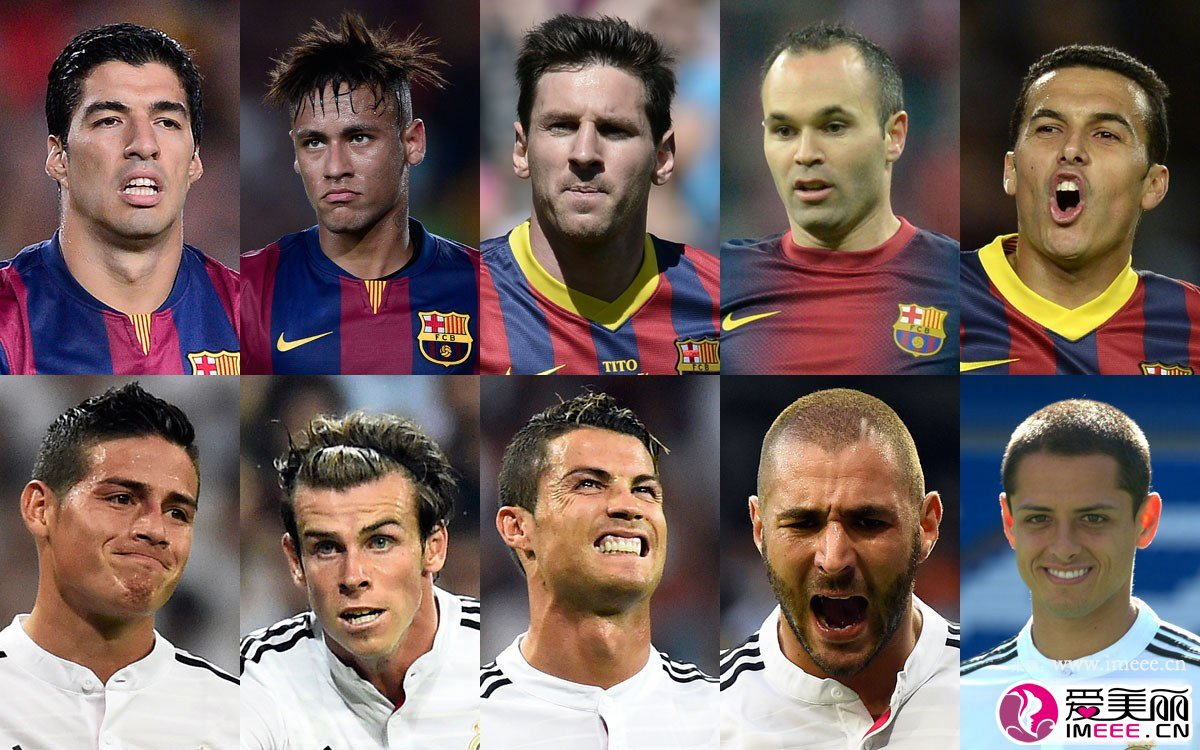
#> input picture example/example1.png, 1200 x 750 px
$ python test3.py
#> lines starting #> are read from the running program, lines starting #| are printed output that depends on the picture; after the words box and inside, x2 and y2 are one past the last pixel; in counts of white or black regions, pixels touching at a corner belong together
import cv2 as cv

src = cv.imread('../example/example1.png')
#> src is the input picture: shape (750, 1200, 3); mean B, G, R 94.5, 98.3, 116.3
cv.namedWindow('input_image', cv.WINDOW_AUTOSIZE)
cv.rectangle(src, (763, 509), (763+155, 509+162), (0, 0, 255))
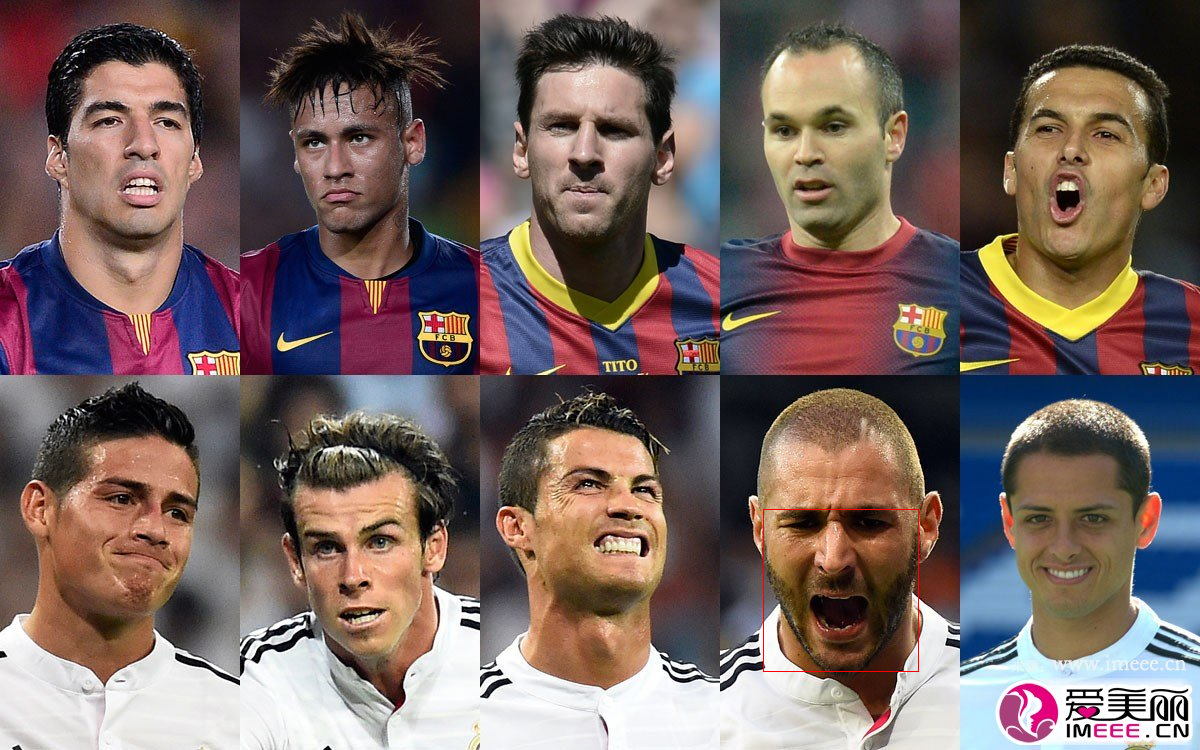
#> src: shape (750, 1200, 3); 0.07% of pixels changed, all inside (x1, y1, x2, y2) = (763, 509, 919, 672)
cv.imshow('input_image', src)
cv.waitKey(0)
cv.destroyAllWindows()
# [{'face_token': '4eace182661b8b496775d6f72712a454', 'location': {'left': 763.09, 'top': 509.42, 'width': 155, 'height': 162, 'rotation': 0}, 'face_probability': 1, 'angle': {'yaw': -1.37, 'pitch': 17.99, 'roll': -1.83}, 'age': 49, 'expression': {'type': 'none', 'probability': 1}, 'gender': {'type': 'male', 'probability': 1}},
# {'face_token': '706112df01f10fd855a29b70408f05b7', 'location': {'left': 1022.58, 'top': 107.31, 'width': 132, 'height': 145, 'rotation': 4}, 'face_probability': 1, 'angle': {'yaw': 7.23, 'pitch': -10.57, 'roll': 7.46}, 'age': 29, 'expression': {'type': 'none', 'probability': 0.68}, 'gender': {'type': 'male', 'probability': 1}},
# {'face_token': 'd0033a08e4766e6026a8e878160e1eb3', 'location': {'left': 62.99, 'top': 460.63, 'width': 142, 'height': 129, 'rotation': 15}, 'face_probability': 1, 'angle': {'yaw': -31.16, 'pitch': -4.73, 'roll': 11.43}, 'age': 30, 'expression': {'type': 'smile', 'probability': 0.54}, 'gender': {'type': 'male', 'probability': 1}},
# {'face_token': 'd6c3b029057446a46703d5726696409f', 'location': {'left': 535.88, 'top': 462.34, 'width': 136, 'height': 130, 'rotation': 5}, 'face_probability': 1, 'angle': {'yaw': -25.31, 'pitch': -15.89, 'roll': -1.12}, 'age': 31, 'expression': {'type': 'none', 'probability': 0.82}, 'gender': {'type': 'male', 'probability': 1}},
# {'face_token': '63b826c586b1ec5ce0a6640c5e164479', 'location': {'left': 63.66, 'top': 101.17, 'width': 127, 'height': 135, 'rotation': 0}, 'face_probability': 1, 'angle': {'yaw': -10.64, 'pitch': -6.82, 'roll': -3.81}, 'age': 33, 'expression': {'type': 'none', 'probability': 1}, 'gender': {'type': 'male', 'probability': 1}},
# {'face_token': 'a598ee072f7eee9812cd5a88541a146a', 'location': {'left': 297.39, 'top': 531.73, 'width': 126, 'height': 136, 'rotation': -7}, 'face_probability': 1, 'angle': {'yaw': 7.01, 'pitch': 10.96, 'roll': -10.89}, 'age': 40, 'expression': {'type': 'none', 'probability': 1}, 'gender': {'type': 'male', 'probability': 1}},
# {'face_token': 'eb1a306832042470cee14a564ffb2c29', 'location': {'left': 530.74, 'top': 110.1, 'width': 125, 'height': 123, 'rotation': 4}, 'face_probability': 1, 'angle': {'yaw': 0.04, 'pitch': 5.65, 'roll': 2.9}, 'age': 36, 'expression': {'type': 'none', 'probability': 1}, 'gender': {'type': 'male', 'probability': 1}},
# {'face_token': '56ee417e3ea2e4b454cffeddb2d2f854', 'location': {'left': 763.97, 'top': 114.57, 'width': 121, 'height': 119, 'rotation': -6}, 'face_probability': 1, 'angle': {'yaw': 14.81, 'pitch': 8.51, 'roll': -6.89}, 'age': 35, 'expression': {'type': 'none', 'probability': 1}, 'gender': {'type': 'male', 'probability': 1}},
# {'face_token': '4da35889f6e62685f710dce49e6cf562', 'location': {'left': 1013.11, 'top': 505.45, 'width': 124, 'height': 112, 'rotation': 0}, 'face_probability': 1, 'angle': {'yaw': 6, 'pitch': 19.93, 'roll': -4.22}, 'age': 32, 'expression': {'type': 'smile', 'probability': 1}, 'gender': {'type': 'male', 'probability': 1}},
# {'face_token': '516c22af3874acca7fc2d3d3cc105c1e', 'location': {'left': 294.32, 'top': 132.3, 'width': 108, 'height': 103, 'rotation': -6}, 'face_probability': 1, 'angle': {'yaw': 10.47, 'pitch': 13.06, 'roll': -9.02}, 'age': 30, 'expression': {'type': 'none', 'probability': 1}, 'gender': {'type': 'male', 'probability': 1}}]}}

$ run again, with example/example4.jpeg saved as example/example1.png
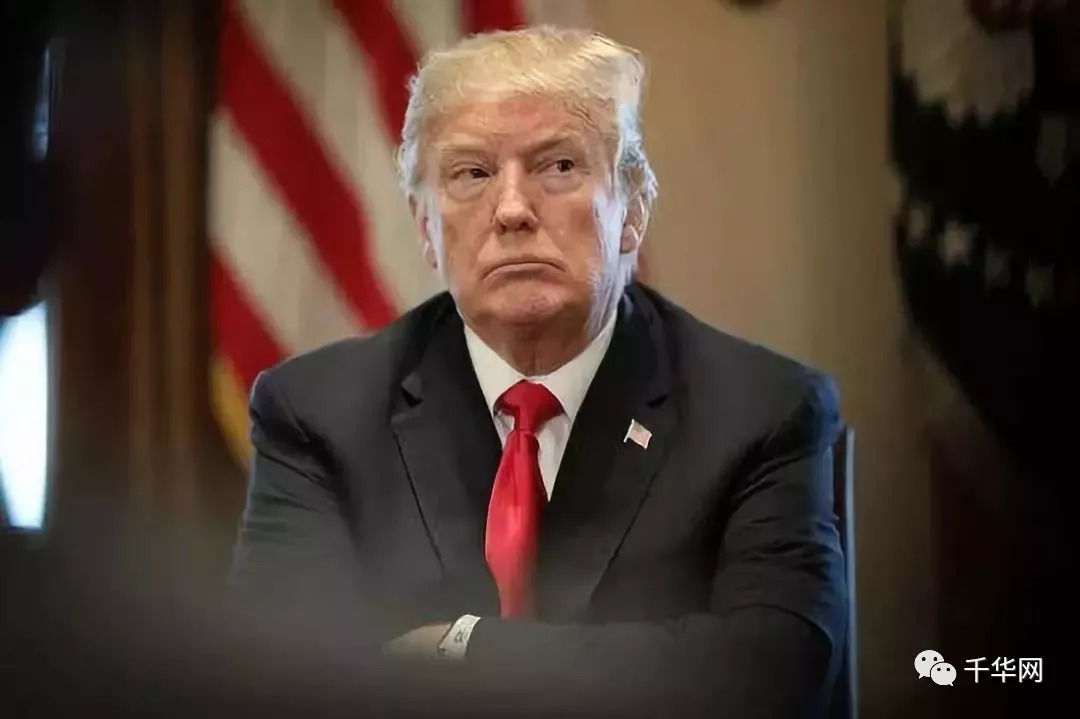
#> input picture example/example4.jpeg, 1080 x 719 px
#> src is the input picture: shape (719, 1080, 3); mean B, G, R 50.6, 59.6, 76.4
#> `cv.rectangle(src, (763, 509), (763+155, 509+162), (0, 0, 255))`:
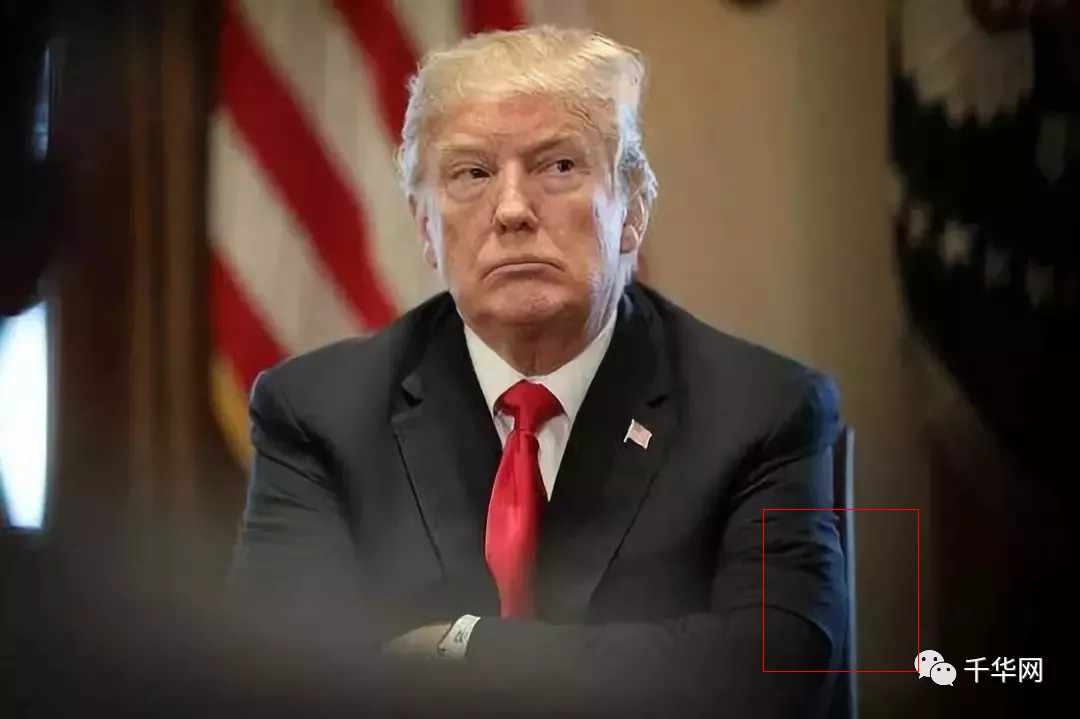
#> src: shape (719, 1080, 3); 0.08% of pixels changed, all inside (x1, y1, x2, y2) = (763, 509, 919, 672)
